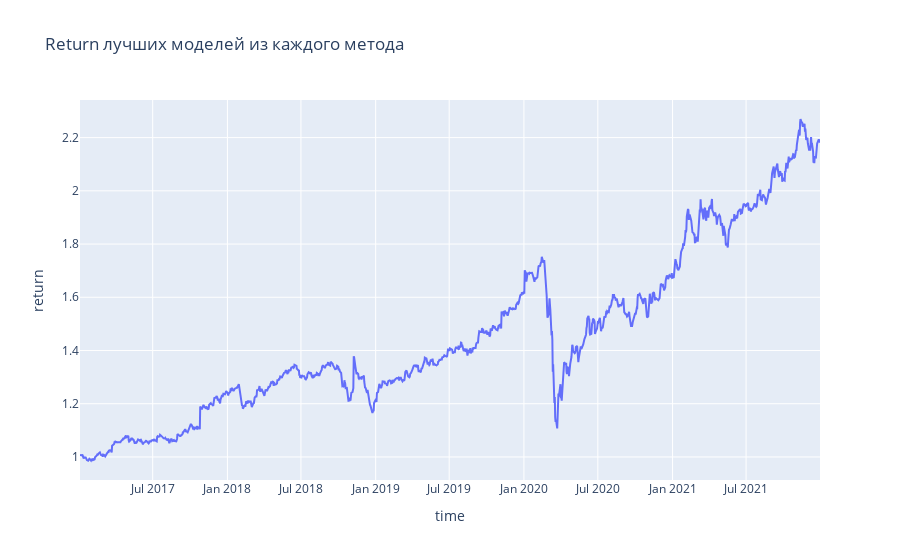

Here is the notebook cell this chart was saved with:
### Code cell
plot_results(names=['Без оптимизаций'], optimizers=[po_randomsearch], df_train=data_train, df_test=data_test, 
             title='Return лучших моделей из каждого метода')

### Figure 1 — Plotly figure (JSON) as saved in the notebook; plotly's stock layout.template omitted (floating-point values rounded to 4 significant figures; data arrays with more than 128 entries replaced by an {"elided": "..."} marker saying what was removed)
{"data": [{"name": "Без оптимизаций", "type": "scatter", "x": {"elided": "1258 str values"}, "y": {"elided": "1258 float values"}}], "layout": {"title": {"text": "Return лучших моделей из каждого метода"}, "xaxis": {"title": {"text": "time"}}, "yaxis": {"title": {"text": "return"}}}}
